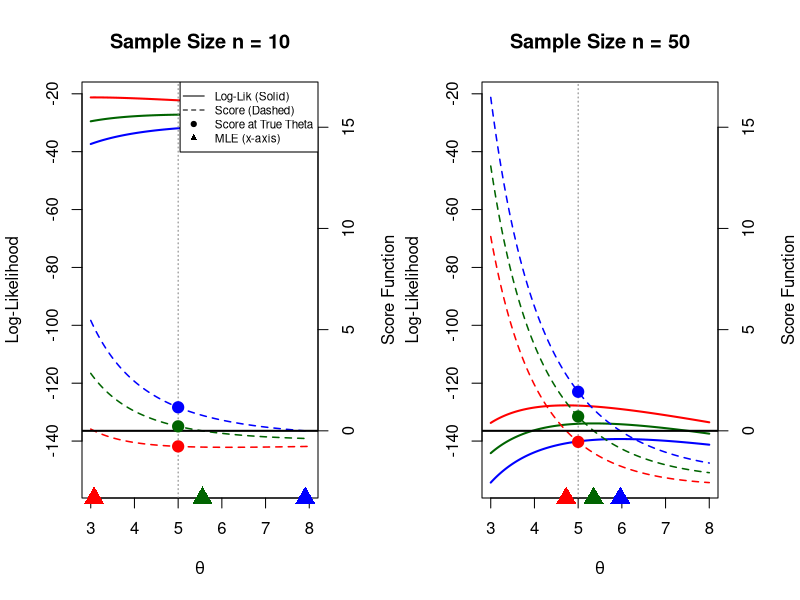
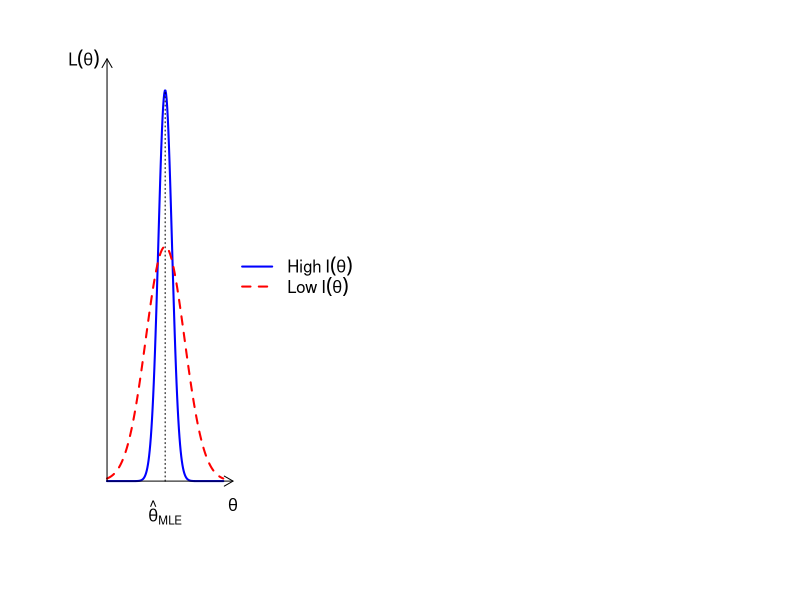

These charts were generated, in order, by the following R code:
## ---- chunk 1
#| fig-width: 10
#| fig-height: 6

# Parameters
set.seed(102)
theta_true <- 5  
n_sizes <- c(10, 50)
theta_grid <- seq(3, 8, length.out = 200) 

# Define functions
log_lik_fn <- function(theta, data) {
  n <- length(data)
  -n * log(theta) - sum(data) / theta
}

score_fn <- function(theta, data) {
  n <- length(data)
  -n / theta + sum(data) / theta^2
}

# 1. Generate All Data First
data_list <- list()
for(n in n_sizes) {
  # Generate 3 datasets per sample size
  data_list[[paste0("n", n)]] <- replicate(3, rexp(n, rate = 1/theta_true), simplify = FALSE)
}

# 2. Calculate Global Ranges for Consistent Axes
all_lik_vals <- c()
all_score_vals <- c()

for(n_key in names(data_list)) {
  for(d in data_list[[n_key]]) {
    all_lik_vals <- c(all_lik_vals, sapply(theta_grid, log_lik_fn, data=d))
    all_score_vals <- c(all_score_vals, sapply(theta_grid, score_fn, data=d))
  }
}

global_ylim_lik <- range(all_lik_vals)
global_ylim_score <- range(all_score_vals)

# Setup plot layout
par(mfrow = c(1, 2), mar = c(5, 4, 4, 4) + 0.1) 

# Colors for the 3 datasets
cols <- c("red", "blue", "darkgreen")

# 3. Plot Loop
for (n in n_sizes) {
  datasets <- data_list[[paste0("n", n)]]
  
  # --- Plot A: Log-Likelihood (Left Axis) ---
  plot(theta_grid, sapply(theta_grid, log_lik_fn, data=datasets[[1]]), 
       type = "l", col = cols[1], lwd = 2, lty = 1,
       ylim = global_ylim_lik,  # Global Range
       ylab = "Log-Likelihood", xlab = expression(theta),
       main = paste0("Sample Size n = ", n))
  
  for(i in 2:3){
    lines(theta_grid, sapply(theta_grid, log_lik_fn, data=datasets[[i]]), 
          col = cols[i], lwd = 2, lty = 1)
  }
  
  # Mark True Theta Line
  abline(v = theta_true, col = "gray50", lwd = 1, lty=3)

  # --- Plot B: Score Function (Right Axis) ---
  par(new = TRUE)
  
  plot(theta_grid, sapply(theta_grid, score_fn, data=datasets[[1]]), 
       type = "l", col = cols[1], lwd = 1.5, lty = 2, 
       axes = FALSE, xlab = "", ylab = "", 
       ylim = global_ylim_score) # Global Range
  
  for(i in 2:3){
    lines(theta_grid, sapply(theta_grid, score_fn, data=datasets[[i]]), 
          col = cols[i], lwd = 1.5, lty = 2)
  }
  
  # Right Axis
  axis(4)
  mtext("Score Function", side = 4, line = 3)
  
  # Enhanced U=0 Line
  abline(h = 0, col = "black", lwd = 2) 

  # Marks
  for(i in 1:3){
    # 1. Mark Score at True Theta (Bartlett check)
    sc_val <- score_fn(theta_true, datasets[[i]])
    points(theta_true, sc_val, pch = 19, col = cols[i], cex = 1.5)
    
    # 2. Mark MLE on x-axis (Root finding)
    mle <- mean(datasets[[i]])
    # Place marker at bottom of plot
    points(mle, par("usr")[3], pch = 17, col = cols[i], cex = 2, xpd = TRUE)
  }
  
  # Legend (Only on first plot)
  if (n == n_sizes[1]) { 
     legend("topright", 
            legend = c("Log-Lik (Solid)", "Score (Dashed)", "Score at True Theta", "MLE (x-axis)"),
            lty = c(1, 2, NA, NA), 
            pch = c(NA, NA, 19, 17),
            col = "black", bg="white", cex=0.7)
  }
}
## ---- chunk 2
#| label: fig-fisher-info
#| fig-cap: "Fisher Information: Curvature vs. Variance"
#| echo: false
#| fig-align: center
#| fig-width: 7
#| fig-height: 5
#| dpi: 300

# Increase right margin for the legend
par(mar = c(5, 5, 2, 8) + 0.1, xpd = TRUE)

# 1. Data
x <- seq(-3, 3, length.out = 200)
high_y <- 2.5 * exp(-4 * x^2)
low_y  <- 1.5 * exp(-0.5 * x^2)

# 2. Base Plot (No axes, no box)
plot(x, high_y, type = "l", col = "blue", lwd = 2,
     xlab = "", ylab = "", # We will place labels manually for better control
     axes = FALSE, ylim = c(0, 2.7), xlim = c(-3, 3.5))

lines(x, low_y, col = "red", lwd = 2, lty = 2)

# 3. Draw Axis Lines with Arrows
# x-axis
arrows(x0 = -3, y0 = 0, x1 = 3.5, y1 = 0, length = 0.1, lwd = 1)
# y-axis
arrows(x0 = -3, y0 = 0, x1 = -3, y1 = 2.7, length = 0.1, lwd = 1)

# 4. Vertical line for MLE
segments(0, 0, 0, 2.5, lty = 3)

# 5. Labels and Legend
text(3.5, -0.15, expression(theta))
text(-3.4, 2.7, expression(L(theta)), adj = 1)
text(0, -0.2, expression(hat(theta)[MLE]))

legend(x = 3.2, y = 1.5,
       legend = c(expression(High ~ I(theta)), 
                 expression(Low ~ I(theta))),
       col = c("blue", "red"),
       lty = c(1, 2),
       lwd = 2,
       bty = "n")
